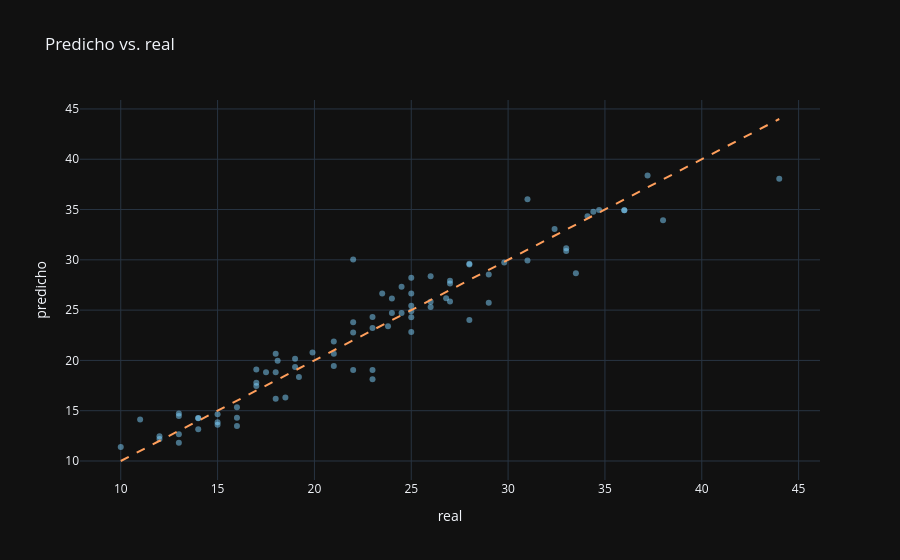

Notebook code for this chart:
### Markdown cell above
## 📊 5 · Evaluación

Desempeño sobre datos nunca vistos (set de test).

### Code cell
# 5 · Evaluación en test (datos nunca vistos)
from sklearn.metrics import r2_score, mean_absolute_error, mean_squared_error
y_pred = best.predict(X_test)
print(f'R2  : {r2_score(y_test, y_pred):.4f}')
print(f'MAE : {mean_absolute_error(y_test, y_pred):.4f}')
print(f'RMSE: {mean_squared_error(y_test, y_pred)**0.5:.4f}')
lims = [float(min(y_test.min(), y_pred.min())), float(max(y_test.max(), y_pred.max()))]
fig = px.scatter(x=y_test, y=y_pred, opacity=.5, labels={'x': 'real', 'y': 'predicho'},
                 title='Predicho vs. real')
fig.update_traces(marker_color=PRIMARY)
fig.add_trace(go.Scatter(x=lims, y=lims, mode='lines', line=dict(dash='dash', color=ACCENT), showlegend=False))
fig.show()

### Figure 1 — Plotly figure (JSON) as saved in the notebook; plotly's stock layout.template omitted (floating-point values rounded to 4 significant figures)
{"data": [{"hovertemplate": "real=%{x}<br>predicho=%{y}<extra></extra>", "legendgroup": "", "marker": {"color": "#7fd4ff", "opacity": 0.5, "symbol": "circle"}, "mode": "markers", "name": "", "orientation": "v", "showlegend": false, "type": "scatter", "x": [33.0, 28.0, 19.0, 13.0, 14.0, 27.0, 24.0, 13.0, 17.0, 21.0, 15.0, 38.0, 26.0, 15.0, 25.0, 12.0, 31.0, 17.0, 16.0, 31.0, 22.0, 22.0, 22.0, 33.5, 18.0, 44.0, 26.0, 24.5, 18.1, 12.0, 27.0, 36.0, 23.0, 24.0, 37.2, 16.0, 21.0, 19.2, 16.0, 29.0, 26.8, 27.0, 18.0, 10.0, 23.0, 36.0, 26.0, 25.0, 25.0, 25.0, 22.0, 34.1, 32.4, 13.0, 23.5, 14.0, 18.5, 29.8, 28.0, 19.0, 11.0, 33.0, 23.0, 21.0, 23.0, 25.0, 23.8, 34.4, 24.5, 13.0, 34.7, 14.0, 15.0, 18.0, 25.0, 19.9, 17.5, 28.0, 29.0, 17.0], "xaxis": "x", "y": [31.16, 29.6, 20.17, 14.73, 14.25, 25.86, 26.17, 11.82, 17.78, 19.44, 13.86, 33.93, 28.38, 14.65, 24.89, 12.18, 29.94, 19.1, 15.34, 36.03, 23.8, 19.05, 30.03, 28.67, 16.19, 38.05, 25.31, 24.7, 19.96, 12.47, 27.64, 34.92, 18.13, 24.71, 38.37, 13.47, 21.89, 18.35, 14.3, 25.73, 26.17, 27.93, 20.66, 11.39, 23.23, 34.92, 25.84, 22.82, 24.3, 26.64, 22.77, 34.33, 33.06, 12.66, 26.64, 13.17, 16.32, 29.73, 24.02, 19.35, 14.12, 30.87, 24.31, 20.65, 19.06, 25.44, 23.4, 34.79, 27.32, 14.46, 34.97, 14.26, 13.59, 18.82, 28.21, 20.8, 18.81, 29.55, 28.54, 17.45], "yaxis": "y"}, {"line": {"color": "#ff9f5c", "dash": "dash"}, "mode": "lines", "showlegend": false, "type": "scatter", "x": [10.0, 44.0], "y": [10.0, 44.0]}], "layout": {"legend": {"tracegroupgap": 0}, "title": {"text": "Predicho vs. real"}, "xaxis": {"anchor": "y", "domain": [0.0, 1.0], "title": {"text": "real"}}, "yaxis": {"anchor": "x", "domain": [0.0, 1.0], "title": {"text": "predicho"}}}}
